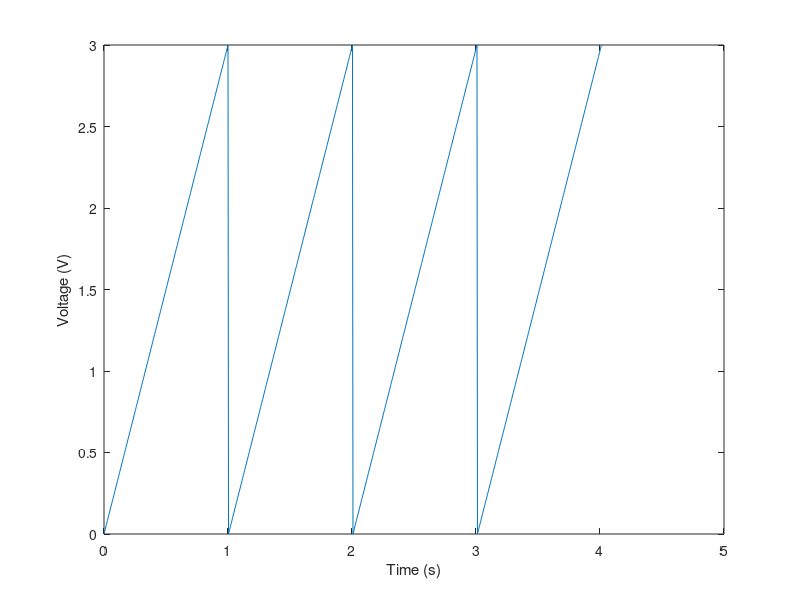

Source code (MATLAB):
%   Simulation of Ramp Generator
%   0 to 3V
%   1004Hz
N_SAMPLES = 1024;
amp_buffer = zeros(N_SAMPLES, 2);
time_stamp = 0;
count = 1;
i = 0;
   while count <= N_SAMPLES
           if i == 256
               i = 0;
           end
           amp_buffer(count, 1) = time_stamp;
           amp_buffer(count, 2) = i;
           i = i + 1;
           time_stamp = time_stamp + 1;
           count = count + 1;
           
   end
   amp_buffer(:,2) = amp_buffer(:,2) /255 * 3;
   amp_buffer(:,1) = amp_buffer(:,1)/255;
   xlswrite('output.xls', amp_buffer);
   plot(amp_buffer(:, 1), amp_buffer(:,2));
   xlabel("Time (s)");
   ylabel("Voltage (V)");